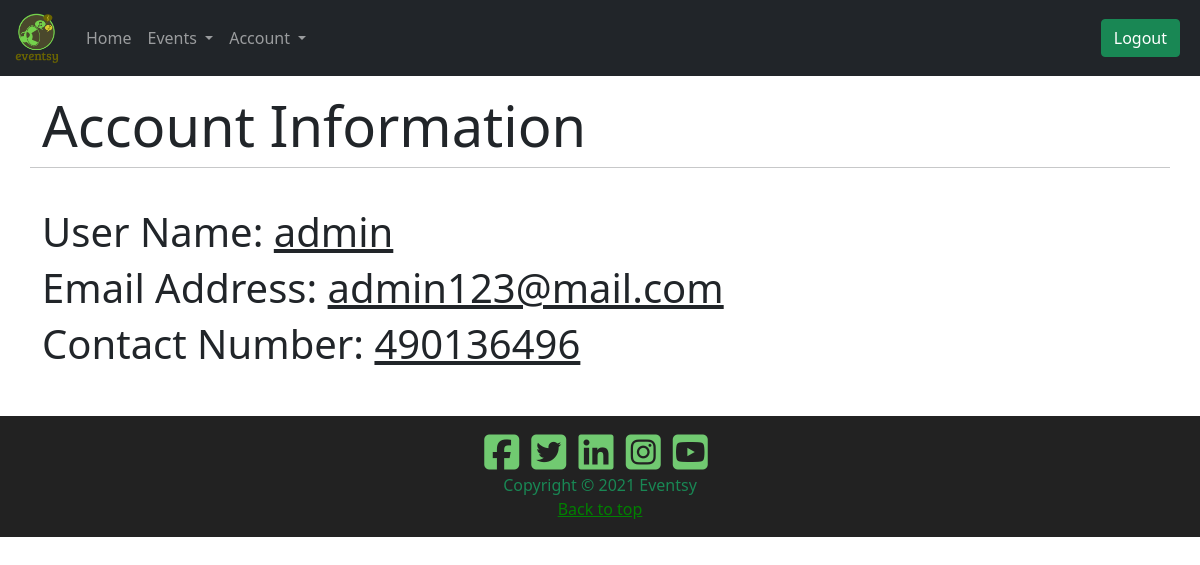
/1/details (signed in), run on the app's committed database.
### Website/models.py (models this page shows)
class User(db.Model, UserMixin):
    __tablename__ = 'users'  # good practice to specify table name
    id = db.Column(db.Integer, primary_key=True)
    name = db.Column(db.String(100), index=True, unique=True, nullable=False)
    emailid = db.Column(db.String(100), index=True, nullable=False)
    password_hash = db.Column(db.String(255), nullable=False)
    contact_no = db.Column(db.String(25), nullable=False)
    address = db.Column(db.String, nullable=False)
    image = db.Column(db.String(400))
    comments = db.relationship('Comment', backref='users')
    bookings = db.relationship('Booking', backref='users')

### Website/views.py (the view)
@bp.route('/<id>/details')
@login_required
def details(id):
    user = User.query.filter_by(id=current_user.id).first()
    return render_template('details.html', user=user)

### Website/templates/details.html
{% extends "base.html" %}
{% block content %}
<div class="container details_container pt-3">
    <div id="content-wrap">
        <div class="row">
            <h2 class="display-4">Account Information</h2>
            <hr class="solid">
        </div>
        <br>
        <div class="row">
            <div class="col 10">
            <h1 class="display-6">User Name: <u>{{current_user.name}}</u>
            </h1>
            <h1 class="display-6">Email Address: <u>{{current_user.emailid}}</u>
            </h1>
            <h1 class="display-6">Contact Number: <u>{{current_user.contact_no}}</u>
            </h1>
        </div>
        </div>
    </div>
</div>
{% endblock %}

### Website/static/custom.css (style rules this page uses)
#content-wrap { padding-bottom: 2.5rem; }
.details_container { min-height: 100%; display: flex; flex-direction: column; }

### data on the page
User: name "admin", emailid "admin123@mail.com", contact_no "490136496"
